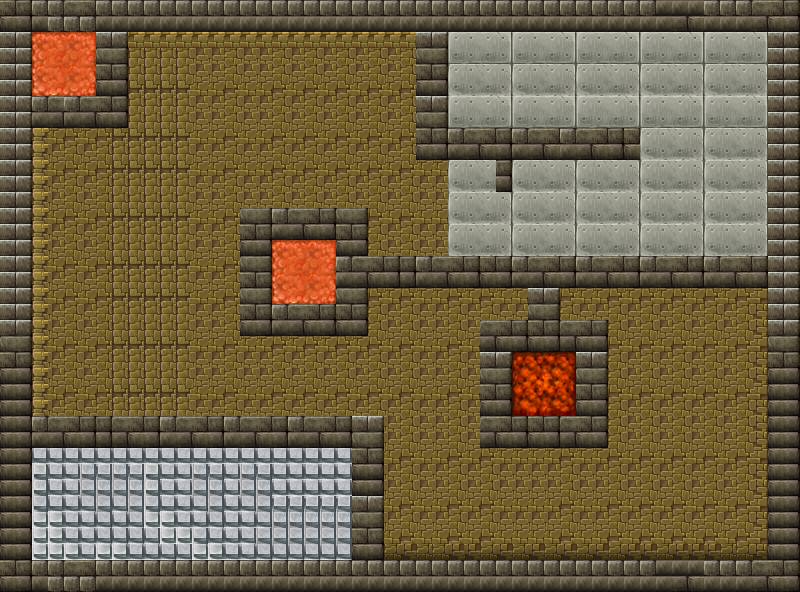

The image is a tile-based game level rendered from a .tmx file. Its description and source (layers, tilesets, objects; grid data summarised) follow:
An orthogonal 50x37 tile map with 16x16 px tiles, 1 tile layer (background), 1 hidden layer not drawn and 17 objects (2x Door, 2x Portal, 2x WarpPortal, 2x Enemy, PressurePlate, ...).

<map version="1.4" tiledversion="1.4.2" orientation="orthogonal" renderorder="right-down" width="50" height="37" tilewidth="16" tileheight="16" infinite="0" nextlayerid="8" nextobjectid="19">
 <tileset firstgid="1" name="tileset_basic" tilewidth="16" tileheight="16" tilecount="960" columns="32">
  <image source="tilesets/tileset_basic.png" width="512" height="480" />
 </tileset>
 <layer id="4" name="background" width="50" height="37">
  <data>[1850 cells, 1850 non-empty, 83 distinct tile ids]</data>
 </layer>
 <objectgroup id="6" name="objects">
  <object id="5" name="WoodenPressurePlate" type="PressurePlate" x="722" y="248.167" width="32" height="6" />
  <object id="2" name="ChainDoorDown" type="Door" x="496" y="192" width="16" height="64" />
  <object id="4" name="ChainDoorUp" type="Door" x="288.667" y="350.667" width="16" height="64" />
  <object id="6" name="Lever1" type="Lever" x="597.333" y="236.333" width="32" height="16" />
  <object id="8" name="ManaPotion" type="ManaPotion" x="197.334" y="525" width="8" height="12" />
  <object id="9" name="HealingPotion" type="HealingPotion" x="524.334" y="108.333" width="8" height="12" />
  <object id="10" name="Poison" type="Poison" x="158.333" y="526.667" width="8" height="12" />
  <object id="13" name="Key" type="Key" x="143.272" y="362.474" width="20" height="20" />
  <object id="11" name="GreenPortal" type="Portal" x="671.435" y="490.113" width="64" height="64" />
  <object id="12" name="Portal" type="Portal" x="271.774" y="482.705" width="64" height="64" />
  <object id="7" name="Box1" type="Box" x="574.031" y="91.6357" width="32" height="32" />
  <object id="14" name="WarpIn" type="WarpPortal" x="43.697" y="504.186" width="32" height="48" />
  <object id="15" name="WarpOut" type="WarpPortal" x="453.358" y="73.1322" width="32" height="48" />
  <object id="18" name="ManaRock" type="ManaRock" x="270.167" y="136" width="64" height="64" />
  <object id="1" name="Enemy" type="Enemy" x="63.648" y="359.037" width="33" height="47" />
  <object id="3" name="Player" type="Player" x="290.622" y="496.683" width="27" height="47" />
  <object id="16" name="Enemy" type="Enemy" x="450.833" y="492.5" width="33" height="47" />
 </objectgroup>
 <layer id="5" name="walls" width="50" height="37" visible="0">
  <data>[1850 cells, 603 non-empty, 16 distinct tile ids]</data>
 </layer>
</map>
